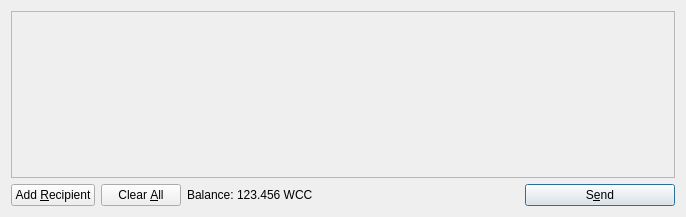
<?xml version="1.0" encoding="UTF-8"?>
<ui version="4.0">
 <class>SendCoinsDialog</class>
 <widget class="QDialog" name="SendCoinsDialog">
  <property name="geometry">
   <rect>
    <x>0</x>
    <y>0</y>
    <width>686</width>
    <height>217</height>
   </rect>
  </property>
  <property name="windowTitle">
   <string>Send Coins</string>
  </property>
  <layout class="QVBoxLayout" name="verticalLayout">
   <item>
    <widget class="QScrollArea" name="scrollArea">
     <property name="widgetResizable">
      <bool>true</bool>
     </property>
     <widget class="QWidget" name="scrollAreaWidgetContents">
      <property name="geometry">
       <rect>
        <x>0</x>
        <y>0</y>
        <width>666</width>
        <height>165</height>
       </rect>
      </property>
      <layout class="QVBoxLayout" name="verticalLayout_2">
       <property name="margin">
        <number>0</number>
       </property>
       <item>
        <layout class="QVBoxLayout" name="entries">
         <property name="spacing">
          <number>6</number>
         </property>
        </layout>
       </item>
       <item>
        <spacer name="verticalSpacer">
         <property name="orientation">
          <enum>Qt::Vertical</enum>
         </property>
         <property name="sizeHint" stdset="0">
          <size>
           <width>20</width>
           <height>40</height>
          </size>
         </property>
        </spacer>
       </item>
      </layout>
     </widget>
    </widget>
   </item>
   <item>
    <layout class="QHBoxLayout" name="horizontalLayout">
     <item>
      <widget class="QPushButton" name="addButton">
       <property name="toolTip">
        <string>Send to multiple recipients at once</string>
       </property>
       <property name="text">
        <string>Add &amp;Recipient</string>
       </property>
       <property name="icon">
        <iconset resource="../bitcoin.qrc">
         <normaloff>:/icons/add</normaloff>:/icons/add</iconset>
       </property>
       <property name="autoDefault">
        <bool>false</bool>
       </property>
      </widget>
     </item>
     <item>
      <widget class="QPushButton" name="clearButton">
       <property name="sizePolicy">
        <sizepolicy hsizetype="Minimum" vsizetype="Fixed">
         <horstretch>0</horstretch>
         <verstretch>0</verstretch>
        </sizepolicy>
       </property>
       <property name="toolTip">
        <string>Remove all transaction fields</string>
       </property>
       <property name="text">
        <string>Clear &amp;All</string>
       </property>
       <property name="icon">
        <iconset resource="../bitcoin.qrc">
         <normaloff>:/icons/remove</normaloff>:/icons/remove</iconset>
       </property>
       <property name="autoRepeatDelay">
        <number>300</number>
       </property>
       <property name="autoDefault">
        <bool>false</bool>
       </property>
      </widget>
     </item>
     <item>
      <layout class="QHBoxLayout" name="horizontalLayout_2">
       <property name="spacing">
        <number>3</number>
       </property>
       <item>
        <widget class="QLabel" name="label">
         <property name="text">
          <string>Balance:</string>
         </property>
        </widget>
       </item>
       <item>
        <widget class="QLabel" name="labelBalance">
         <property name="cursor">
          <cursorShape>IBeamCursor</cursorShape>
         </property>
         <property name="text">
          <string>123.456 WCC</string>
         </property>
         <property name="textInteractionFlags">
          <set>Qt::LinksAccessibleByMouse|Qt::TextSelectableByKeyboard|Qt::TextSelectableByMouse</set>
         </property>
        </widget>
       </item>
      </layout>
     </item>
     <item>
      <spacer name="horizontalSpacer">
       <property name="orientation">
        <enum>Qt::Horizontal</enum>
       </property>
       <property name="sizeHint" stdset="0">
        <size>
         <width>40</width>
         <height>20</height>
        </size>
       </property>
      </spacer>
     </item>
     <item>
      <widget class="QPushButton" name="sendButton">
       <property name="minimumSize">
        <size>
         <width>150</width>
         <height>0</height>
        </size>
       </property>
       <property name="toolTip">
        <string>Confirm the send action</string>
       </property>
       <property name="text">
        <string>S&amp;end</string>
       </property>
       <property name="icon">
        <iconset resource="../bitcoin.qrc">
         <normaloff>:/icons/send</normaloff>:/icons/send</iconset>
       </property>
       <property name="default">
        <bool>true</bool>
       </property>
      </widget>
     </item>
    </layout>
   </item>
  </layout>
 </widget>
 <resources>
  <include location="../bitcoin.qrc"/>
 </resources>
 <connections/>
</ui>
